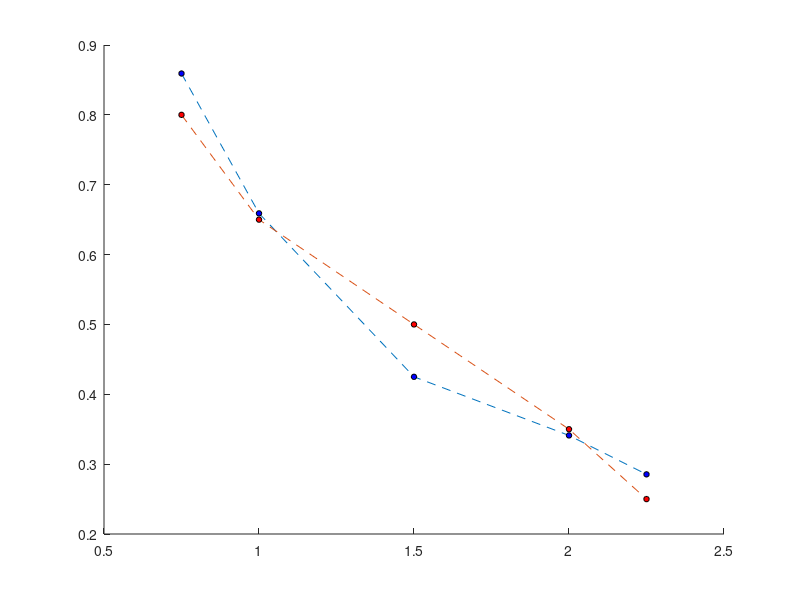

MATLAB code for this plot: (Note: this script raises an error after producing the figure.)
function createfigures()
%CREATEFIGURE(X1, YMatrix1)
%  X1:  vector of plot x data
%  YMATRIX1:  matrix of plot y data

%  Auto-generated by MATLAB on 08-Apr-2022 11:27:04

close all;

tSim = [0.8592,0.6590,0.4250,0.3411,0.2854];

magForce = [0.75,1,1.5,2,2.25];
tExp = [0.8,0.65,0.5,0.35,0.25];
vExp = 0.0001./tExp;
vSim = 0.0001./tSim;

magForceTSim = magForce(length(magForce) - length(tSim) + 1:length(magForce));
% Create figure
figure1 = figure;

% Create axes
axes1 = axes('Parent',figure1);
hold(axes1,'on');

% Create multiple line objects using matrix input to plot
plot1 = plot(magForceTSim,tSim,'o--','MarkerSize',4,'MarkerEdgeColor','black','MarkerFaceColor','blue');
plot2 = plot(magForce,tExp,'o--','MarkerSize',4,'MarkerEdgeColor','black','MarkerFaceColor','red');
plot1.Color = 'blue';
plot2.Color = 'red';
set(plot1,'DisplayName','Simulation');
set(plot2,'DisplayName','Real world Experimental Data');

% Create ylabel
ylabel('Time(s)');
ylim([0,max([max(tSim),max(tExp)]).*1.1]);
xlim([0,2.4]);

% Create xlabel
xlabel('Magnetic Gradient (MA/m^2)');

% Create title
title('Time taken to travel 1mm for differeing magnetic gradients');

box(axes1,'on');
grid(axes1,'on');
hold(axes1,'off');
% Create legend
legend(axes1,'show','Location','northeast');


%Now Velocity
if(length(vSim) > 1)
    % Create figure
    figure2 = figure;
    % Create axes
    axes2 = axes('Parent',figure2);
    hold(axes2,'on');
    grid(axes2,'on');
    
    % Create multiple line objects using matrix input to plot
    plot3 = plot(magForceTSim,vSim,'o--','MarkerSize',4,'MarkerEdgeColor','black','MarkerFaceColor','blue');
    plot4 = plot(magForce,vExp,'o--','MarkerSize',4,'MarkerEdgeColor','black','MarkerFaceColor','red');
    plot3.Color = 'blue';
    plot4.Color = 'red';
    set(plot3,'DisplayName','Simulation');
    set(plot4,'DisplayName','Real world Experimental Data');
    
    % Create ylabel
    ylabel('Velocity (m/s)');
    ylim([0,max([max(vSim),max(vExp)]).*1.1]);
    xlim([0,2.4]);
    
    % Create xlabel
    xlabel('Magnetic Gradient (MA/m^2)');
    
    % Create title
    title('Velocity recorded at 1mm for differing magnetic gradients');
    
    box(axes2,'on');
    hold(axes2,'off');
    % Create legend
    legend(axes2,'Location','northwest');
end
